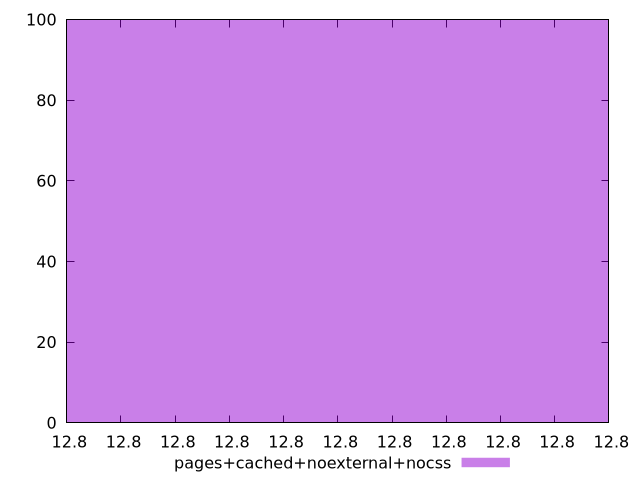

The gnuplot source for this figure:
$_pagesCachedNoexternalNocss <<EOF
12.80000000000001 100
EOF
set key outside below
set terminal pngcairo
set output "report_00006_2020-11-02T20-21-41.718Z/estimated-input-latency/pages+cached+noexternal+nocss//raw_hist.png"
set yrange [0:100]
set boxwidth 1.7983939046234355e-14
set style fill transparent solid 0.5 noborder
plot $_pagesCachedNoexternalNocss title "pages+cached+noexternal+nocss" with boxes ,
